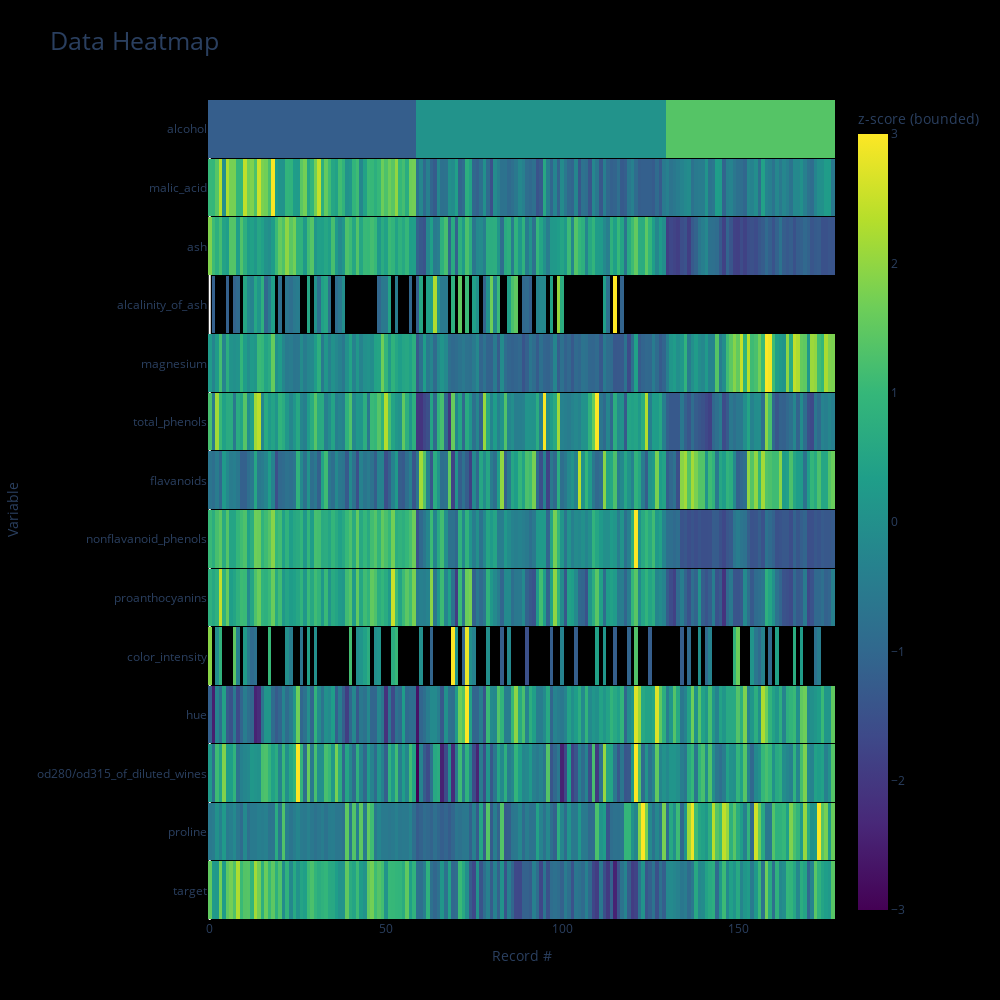

Notebook cell for this chart:
### Markdown cell above
# Interactive (Plotly)

### Code cell
data_heatmap(df, viz_backend="plotly")

### Figure 1 — Plotly figure (JSON) as saved in the notebook; plotly's stock layout.template omitted (floating-point values rounded to 4 significant figures; data arrays with more than 128 entries replaced by an {"elided": "..."} marker saying what was removed)
{"data": [{"colorbar": {"title": {"text": "z-score (bounded)"}}, "colorscale": [[0, "#440154"], [0.1111, "#482878"], [0.2222, "#3e4989"], [0.3333, "#31688e"], [0.4444, "#26828e"], [0.5556, "#1f9e89"], [0.6667, "#35b779"], [0.7778, "#6ece58"], [0.8889, "#b5de2b"], [1, "#fde725"]], "type": "heatmap", "x": [0, 1, 2, 3, 4, 5, 6, 7, 8, 9, 10, 11, 12, 13], "y": ["target", "proline", "od280/od315_of_diluted_wines", "hue", "color_intensity", "proanthocyanins", "nonflavanoid_phenols", "flavanoids", "total_phenols", "magnesium", "alcalinity_of_ash", "ash", "malic_acid", "alcohol"], "ygap": 1, "z": {"elided": "14x178 float values"}, "zmax": 3, "zmin": -3}], "layout": {"autosize": false, "height": 1000, "paper_bgcolor": "rgb(0,0,0,0)", "plot_bgcolor": "rgb(0,0,0,0)", "title": {"font": {"size": 25}, "text": "Data Heatmap"}, "width": 1000, "xaxis": {"showgrid": false, "ticks": "", "title": {"text": "Record #"}}, "yaxis": {"automargin": true, "showgrid": false, "ticks": "", "title": {"text": "Variable"}}}}
